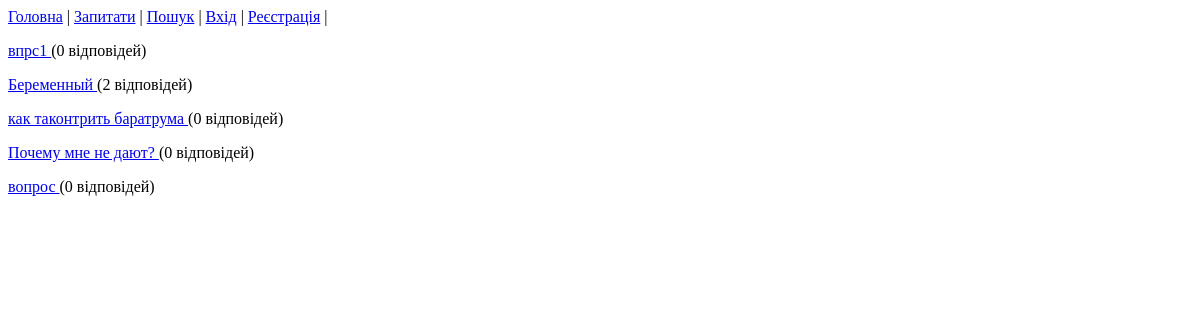
The app's page /index, older data.
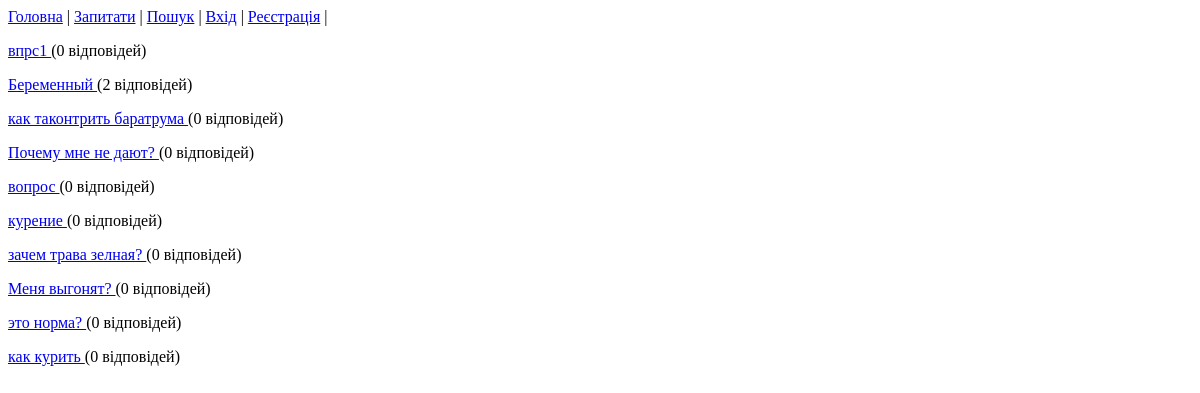
The same page, newer data.
### qanda/models.py (models this page shows)
class Question(models.Model):
   title = models.TextField()
   content = models.TextField()
   postdate = models.DateField()
   user_iduser = models.ForeignKey('User', db_column='user_iduser', default=0)
   likes = models.ManyToManyField(User,related_name="question_likes", default=0) #???
   tags = models.ManyToManyField(Tag,related_name="question_tags")

class Answer(models.Model):
    content = models.TextField()
    postdate = models.DateField()
    user_iduser = models.ForeignKey('User',db_column='user_iduser', default=0)
    question_idquestion = models.ForeignKey('Question', db_column='question_idquestion', related_name='answers')
    likes = models.ManyToManyField(User, related_name="answer_likes")

### qanda/views.py (the view)
# urls.py: url(r'index', 'qanda.views.index')
def index(request):
    try:
        st = request.GET['search_tag']
        olist = Question.objects.filter(tags__id__contains=st)
    except:
        olist = Question.objects.all()
    return render_to_response('index.html', {'obj_list': olist},  context_instance=RequestContext(request))

### qanda/templates/index.html (shortened to what this page needs)
{% extends "base.html" %}
{% block main_content %}
    {% for q in obj_list %}
        <p> <a href="details?id={{ q.id }}"> {{ q.title  }} </a>    ({{ q.answers.all  | length }} відповідей)  </p>
    {% endfor %}
{% endblock %}

### qanda/templates/base.html (shortened to what this page needs)
<!DOCTYPE html>
<html>
<head>
</head>
<body>
<a href="index">Головна</a> | <a href="add">Запитати</a> | <a href="search"> Пошук</a>  | {% if user.is_authenticated %}
                                                                                            <a href="logout">Вихід</a>
                                                                                            {% else %}
                                                                                                <a href="login">Вхід</a> |
                                                                                                <a href="register">Реєстрація</a>
                                                                                            {% endif %} |
{% block main_content %}
{% endblock %}
</body>
</html>

Row changes from the older to the newer data that the page shows:
added Question: title "курение", answers.all|length "0"
added Question: title "зачем трава зелная?", answers.all|length "0"
added Question: title "Меня выгонят?", answers.all|length "0"
added Question: title "это норма?", answers.all|length "0"
added Question: title "как курить", answers.all|length "0"
